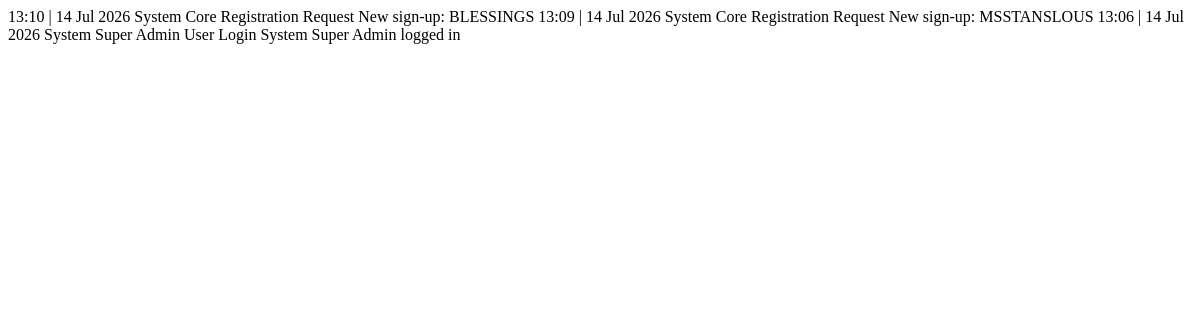
Before: /admin/logs (signed in) with the older database file.
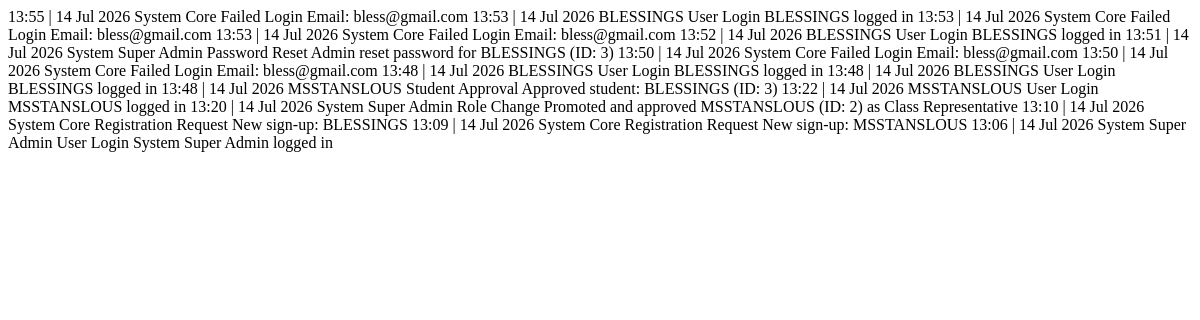
After: the same page with the newer database file.
### app/models.py (models this page shows)
class Log(db.Model):
    id = db.Column(db.Integer, primary_key=True)
    user_id = db.Column(db.Integer, db.ForeignKey('user.id'), nullable=True)
    action = db.Column(db.String(100), nullable=False)
    details = db.Column(db.String(255), nullable=True)
    created_at = db.Column(db.DateTime, default=datetime.utcnow)
    user = db.relationship('User', backref='logs')

class User(db.Model, UserMixin):
    id = db.Column(db.Integer, primary_key=True)
    full_name = db.Column(db.String(100), nullable=False)
    email = db.Column(db.String(120), unique=True, nullable=False)
    password_hash = db.Column(db.String(128), nullable=False)
    campus = db.Column(db.String(50), nullable=False)
    student_id = db.Column(db.String(20), nullable=True)
    phone_number = db.Column(db.String(15), nullable=True)
    year = db.Column(db.Integer, default=1)
    semester = db.Column(db.Integer, default=1)
    program_id = db.Column(db.Integer, db.ForeignKey('program.id'), nullable=False)
    is_approved = db.Column(db.Boolean, default=False)
    is_class_rep = db.Column(db.Boolean, default=False)
    is_admin = db.Column(db.Boolean, default=False)
    created_at = db.Column(db.DateTime, default=datetime.utcnow)
    theme_preference = db.Column(db.String(20), default='light')  # 'light' or 'dark'
    language_preference = db.Column(db.String(10), default='en')  # 'en' for now
    last_activity = db.Column(db.DateTime, nullable=True, default=datetime.utcnow)
    is_active = db.Column(db.Boolean, default=True)  # soft delete flag

### app/core/routes.py (the view)
@core.route('/admin/logs')
@login_required
def admin_logs():
    if not current_user.is_admin:
        flash('Access denied.')
        return redirect(url_for('core.dashboard'))
    action_filter = request.args.get('action')
    user_search = request.args.get('user_search', '').strip()
    system_logs = get_filtered_logs(action_filter, user_search)
    return render_template('core/admin/_logs_table.html', logs=system_logs)

### app/__init__.py (called while the page is built)
@login_manager.user_loader
def load_user(user_id):
    return User.query.get(int(user_id))

### app/core/routes.py (called while the page is built, shortened)
def get_filtered_logs(action_filter=None, user_search=''):
    log_query = Log.query
    if action_filter:
        log_query = log_query.filter(Log.action == action_filter)
    return log_query.order_by(Log.created_at.desc()).limit(50).all()

### app/templates/core/admin/_logs_table.html (shortened to what this page needs)
{% for log in logs %}
<tr class="hover:bg-[#faf8f5] transition-colors border-b border-[#f0ebe3]">
    <td class="px-6 py-4 whitespace-nowrap text-xs text-[#b5aaa0] font-mono">
        {{ log.created_at.strftime('%H:%M | %d %b %Y') }}
    </td>
    <td class="px-6 py-4 whitespace-nowrap text-xs font-bold text-[#5a5248]">
        {{ log.user.full_name if log.user else 'System Core' }}
    </td>
    <td class="px-6 py-4 text-xs text-[#1a1a1a]">
        <span class="font-bold bg-[#f5f2ec] border border-[#ede8e0] px-2 py-1 rounded mr-2 text-[11px]">{{ log.action }}</span>
        {{ log.details }}
    </td>
</tr>
{% endfor %}

Changed rows visible on the page:
added Log: created_at "13:55 | 14 Jul 2026", user "System Core", action "Failed Login", details "Email: bless@gmail.com"
added Log: created_at "13:53 | 14 Jul 2026", user "BLESSINGS", action "User Login", details "BLESSINGS logged in"
added Log: created_at "13:53 | 14 Jul 2026", user "System Core", action "Failed Login", details "Email: bless@gmail.com"
added Log: created_at "13:53 | 14 Jul 2026", user "System Core", action "Failed Login", details "Email: bless@gmail.com"
added Log: created_at "13:52 | 14 Jul 2026", user "BLESSINGS", action "User Login", details "BLESSINGS logged in"
added Log: created_at "13:51 | 14 Jul 2026", user "System Super Admin", action "Password Reset", details "Admin reset password for BLESSINGS (ID: 3)"
added Log: created_at "13:50 | 14 Jul 2026", user "System Core", action "Failed Login", details "Email: bless@gmail.com"
added Log: created_at "13:50 | 14 Jul 2026", user "System Core", action "Failed Login", details "Email: bless@gmail.com"
added Log: created_at "13:48 | 14 Jul 2026", user "BLESSINGS", action "User Login", details "BLESSINGS logged in"
added Log: created_at "13:48 | 14 Jul 2026", user "BLESSINGS", action "User Login", details "BLESSINGS logged in"
added Log: created_at "13:48 | 14 Jul 2026", user "MSSTANSLOUS", action "Student Approval", details "Approved student: BLESSINGS (ID: 3)"
added Log: created_at "13:22 | 14 Jul 2026", user "MSSTANSLOUS", action "User Login", details "MSSTANSLOUS logged in"
added Log: created_at "13:20 | 14 Jul 2026", user "System Super Admin", action "Role Change", details "Promoted and approved MSSTANSLOUS (ID: 2) as Class Representative"
